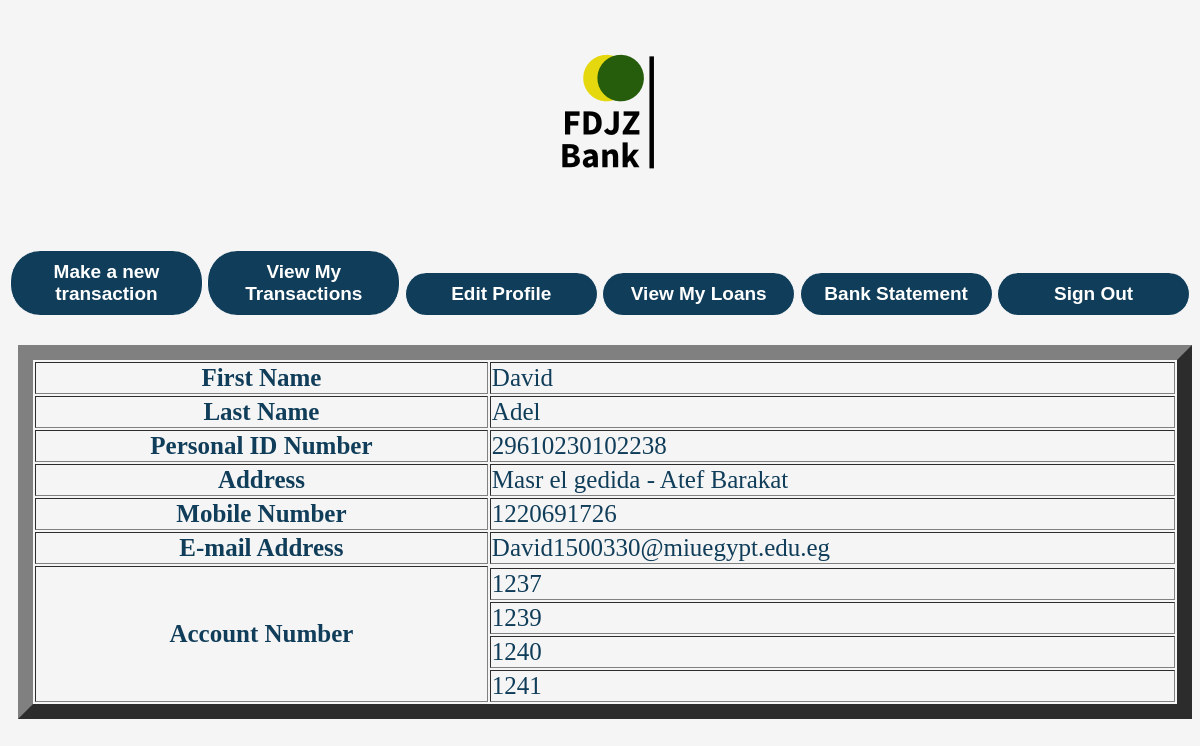
/php/UserProfile.php (signed in), run on an earlier commit of the app's database.
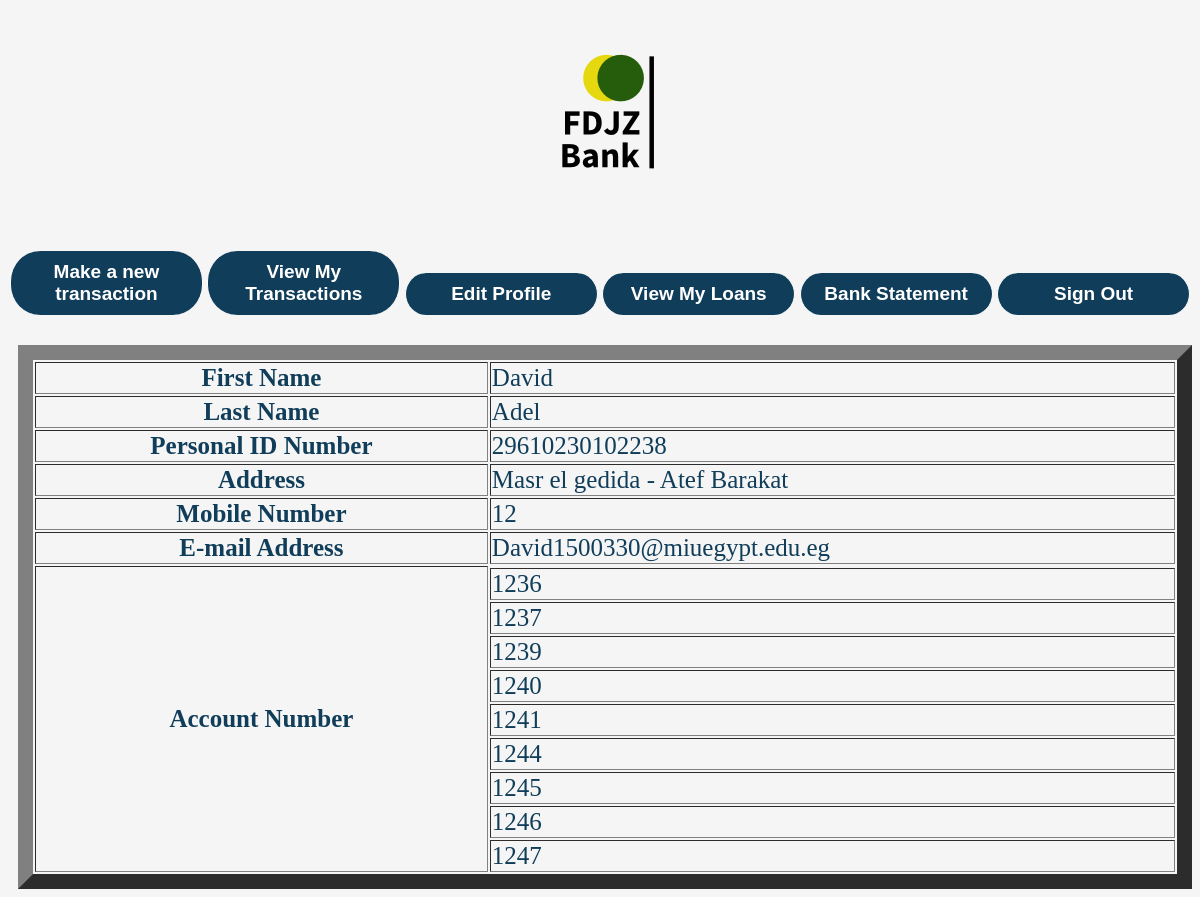
And on a later commit of the database.
### tables this page shows
CREATE TABLE `customer_account` (
  `ID` int(11) NOT NULL,
  `FNAME` varchar(50) DEFAULT NULL,
  `LNAME` varchar(50) DEFAULT NULL,
  `PersonalID` varchar(14) DEFAULT NULL,
  `Address` varchar(100) DEFAULT NULL,
  `MobileNumber` varchar(11) DEFAULT NULL,
  `Email` varchar(200) DEFAULT NULL,
  `DateOfBirth` date DEFAULT NULL,
  `WorkerID` int(11) NOT NULL,
  `DateAdded` datetime NOT NULL
);

### ClassesGedida/dbconnect.php (called while the page is built, shortened)
<?php
  class dbconnect
  {
      private $servername;
      private $username;
      private $password;
      private $db;
      private $con;
      function __construct()
      {
          $this->servername = "localhost";
          $this->username = "root";
          $this->password = "";
          $this->db = "FDJZ";
          $this->con = $this->Connect();
      }
      function connect()
      {
          $this->con = mysqli_connect($this->servername, $this->username, $this->password, $this->db);
          if ($this -> con ->connect_error)
          {
              die("Failed to connect: " .$this->con->connect_error);
          }
          else
          {
              return $this->con;
          }
      }
      function executesql($sql)
      {
        $result = mysqli_query($this->con, $sql);
        if($result == TRUE)
              {
          return $result;
        }
        else
              {
          echo "Error executing SQL statement: " .$this->con->error;
        }
      }
  }
?>

### ClassesGedida/Customer.php (called while the page is built, shortened)
<?php
class Customer extends User{
				function showUserProfile(){
				$userID = $_SESSION["userID"];
				$db_obj = new dbconnect;
				$sql = "SELECT FNAME, LNAME, PersonalID, Address, MobileNumber, Email, bank_accounts.AccountNumber
							FROM `customer_account`, `bank_accounts`
							WHERE ID = '$userID'
							AND bank_accounts.UserID = customer_account.ID";
				$result = $db_obj->executesql($sql);
      return $result;
}
			}
?>

### php/UserProfile.php (the view, shortened to what this page needs)
<!DOCTYPE html>
<html>
    <head>
        <link rel="stylesheet" type="text/css" href="../css/UserProfile.css">
    </head>
    <body>
		<?php
			include '../ClassesGedida/Customer.php';
      $customer = new Customer;
      $result = $customer->showUserProfile();
      $row =mysqli_fetch_array($result);
      $i=-1;
      while($RowOfAccountNumbers = mysqli_fetch_array($result))
      {$i++;
        $accountnumbers[$i]=$RowOfAccountNumbers["AccountNumber"];
      }
		?>
        <div class="logo">
            <h1><a href="UserProfile.php" id="logoposition"><img  src="../img/banklogo.png" alt="" /></a></h1>
        </div>
        <nav id="butts">
            <ul  class="nav">
                <li><a class="b1" href="Bank_Transaction.php">Make a new transaction</a></li>
                <li><a class="b1" href="UserTransaction.php">View My Transactions</a></li>
                <li><a class="b1" href="Editprofile.php">Edit Profile</a></li>
                <li><a class="b1" href="UserLoans.php">View My Loans</a></li>
                <li><a class="b1" href="Bank_Statement.php">Bank Statement</a></li>
                <li><a class="b1" href="Signout.php">Sign Out</a></li>
            </ul>
        </nav>
        <div id="data">
			<form id="form">
				<table border=15 width=100%>
					<tr>
						<th>First Name</th>
						<?php echo'<td>'.$row['FNAME'].'</td>'; ?>
					</tr>
					<tr>
						<th>Last Name</th>
						<?php echo'<td>'.$row['LNAME'].'</td>'; ?>
					</tr>
					<tr>
						<th>Personal ID Number</th>
						<?php echo'<td>'.$row['PersonalID'].'</td>'; ?>
					</tr>
					<tr>
						<th>Address</th>
						<?php echo'<td>'.$row['Address'].'</td>'; ?>
					</tr>
					<tr>
						<th>Mobile Number</th>
						<?php echo'<td>'.$row['MobileNumber'].'</td>'; ?>
					</tr>
					<tr>
						<th>E-mail Address</th>
						<?php echo'<td>'.$row['Email'].'</td>'; ?>
					</tr>
					<tr>
						<th rowspan="<?php echo $i + 2; ?>">Account Number</th>
  						<?php
              for ($k=0;$k<=$i;$k++){
                echo '<tr>';
                echo'<td>'.$accountnumbers[$k].'</td>';
                echo '</tr>';
              }
              ?>
					</tr>
				</table>
			</form>
        </div>
    </body>
</html>

What changed in the data, as far as the page shows it:
changed customer_account "David": MobileNumber "1220691726" → "12"
Also different on the page:
new list line: "1236"
new list line: "1244"
new list line: "1245"
new list line: "1246"
new list line: "1247"
